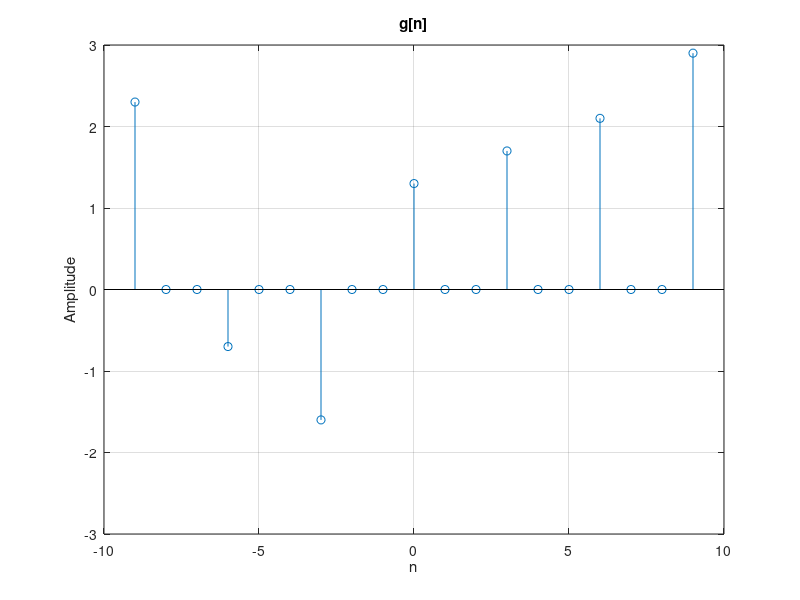

MATLAB code to generate this figure:
% Script: exdt_1_6.m
n = [-9:9];
x = [2.3,-0.7,-1.6,1.3,1.7,2.1,2.9];
g = zeros(size(n));
g(~mod(n,3)) = x;
stem(n,g); grid;
axis([-10,10,-3,3]);
title('g[n]');
xlabel('n');
ylabel('Amplitude');